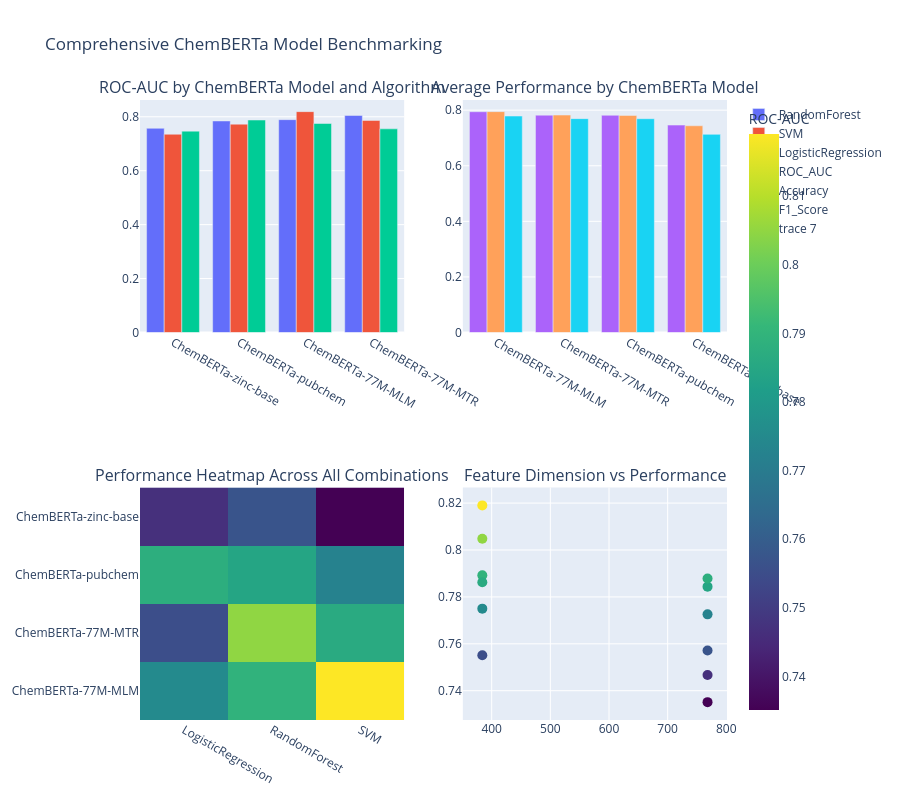

The code cell stored with this chart in its notebook:
### Code cell
# Use analyzer
fixed_analyzer = HuggingFaceFeaturizerResultsAnalyzer(all_results)
results_df = fixed_analyzer.plot_model_comparison()
fixed_analyzer.print_detailed_analysis(results_df)

### Figure 1 — Plotly figure (JSON) as saved in the notebook; plotly's stock layout.template omitted (floating-point values rounded to 4 significant figures)
{"data": [{"name": "RandomForest", "type": "bar", "x": ["ChemBERTa-zinc-base", "ChemBERTa-pubchem", "ChemBERTa-77M-MLM", "ChemBERTa-77M-MTR"], "xaxis": "x", "y": [0.7572, 0.7844, 0.7892, 0.8048], "yaxis": "y"}, {"name": "SVM", "type": "bar", "x": ["ChemBERTa-zinc-base", "ChemBERTa-pubchem", "ChemBERTa-77M-MLM", "ChemBERTa-77M-MTR"], "xaxis": "x", "y": [0.7351, 0.7726, 0.819, 0.7862], "yaxis": "y"}, {"name": "LogisticRegression", "type": "bar", "x": ["ChemBERTa-zinc-base", "ChemBERTa-pubchem", "ChemBERTa-77M-MLM", "ChemBERTa-77M-MTR"], "xaxis": "x", "y": [0.7467, 0.7879, 0.775, 0.7552], "yaxis": "y"}, {"name": "ROC_AUC", "type": "bar", "x": ["ChemBERTa-77M-MLM", "ChemBERTa-77M-MTR", "ChemBERTa-pubchem", "ChemBERTa-zinc-base"], "xaxis": "x2", "y": [0.7944, 0.7821, 0.7816, 0.7463], "yaxis": "y2"}, {"name": "Accuracy", "type": "bar", "x": ["ChemBERTa-77M-MLM", "ChemBERTa-77M-MTR", "ChemBERTa-pubchem", "ChemBERTa-zinc-base"], "xaxis": "x2", "y": [0.7948, 0.7824, 0.781, 0.7438], "yaxis": "y2"}, {"name": "F1_Score", "type": "bar", "x": ["ChemBERTa-77M-MLM", "ChemBERTa-77M-MTR", "ChemBERTa-pubchem", "ChemBERTa-zinc-base"], "xaxis": "x2", "y": [0.7788, 0.7695, 0.7692, 0.7129], "yaxis": "y2"}, {"colorbar": {"title": {"text": "ROC-AUC"}}, "colorscale": [[0, "#440154"], [0.1111, "#482878"], [0.2222, "#3e4989"], [0.3333, "#31688e"], [0.4444, "#26828e"], [0.5556, "#1f9e89"], [0.6667, "#35b779"], [0.7778, "#6ece58"], [0.8889, "#b5de2b"], [1, "#fde725"]], "hoverinfo": "z", "type": "heatmap", "x": ["LogisticRegression", "RandomForest", "SVM"], "xaxis": "x3", "y": ["ChemBERTa-77M-MLM", "ChemBERTa-77M-MTR", "ChemBERTa-pubchem", "ChemBERTa-zinc-base"], "yaxis": "y3", "z": [[0.775, 0.7892, 0.819], [0.7552, 0.8048, 0.7862], [0.7879, 0.7844, 0.7726], [0.7467, 0.7572, 0.7351]]}, {"hoverinfo": "text+x+y", "marker": {"color": [0.7572, 0.7351, 0.7467, 0.7844, 0.7726, 0.7879, 0.7892, 0.819, 0.775, 0.8048, 0.7862, 0.7552], "colorscale": [[0, "#440154"], [0.1111, "#482878"], [0.2222, "#3e4989"], [0.3333, "#31688e"], [0.4444, "#26828e"], [0.5556, "#1f9e89"], [0.6667, "#35b779"], [0.7778, "#6ece58"], [0.8889, "#b5de2b"], [1, "#fde725"]], "size": 10}, "mode": "markers", "text": ["ChemBERTa-zinc-base + RandomForest", "ChemBERTa-zinc-base + SVM", "ChemBERTa-zinc-base + LogisticRegression", "ChemBERTa-pubchem + RandomForest", "ChemBERTa-pubchem + SVM", "ChemBERTa-pubchem + LogisticRegression", "ChemBERTa-77M-MLM + RandomForest", "ChemBERTa-77M-MLM + SVM", "ChemBERTa-77M-MLM + LogisticRegression", "ChemBERTa-77M-MTR + RandomForest", "ChemBERTa-77M-MTR + SVM", "ChemBERTa-77M-MTR + LogisticRegression"], "type": "scatter", "x": [768, 768, 768, 768, 768, 768, 384, 384, 384, 384, 384, 384], "xaxis": "x4", "y": [0.7572, 0.7351, 0.7467, 0.7844, 0.7726, 0.7879, 0.7892, 0.819, 0.775, 0.8048, 0.7862, 0.7552], "yaxis": "y4"}], "layout": {"annotations": [{"font": {"size": 16}, "showarrow": false, "text": "ROC-AUC by ChemBERTa Model and Algorithm", "x": 0.225, "xanchor": "center", "xref": "paper", "y": 1, "yanchor": "bottom", "yref": "paper"}, {"font": {"size": 16}, "showarrow": false, "text": "Average Performance by ChemBERTa Model", "x": 0.775, "xanchor": "center", "xref": "paper", "y": 1, "yanchor": "bottom", "yref": "paper"}, {"font": {"size": 16}, "showarrow": false, "text": "Performance Heatmap Across All Combinations", "x": 0.225, "xanchor": "center", "xref": "paper", "y": 0.375, "yanchor": "bottom", "yref": "paper"}, {"font": {"size": 16}, "showarrow": false, "text": "Feature Dimension vs Performance", "x": 0.775, "xanchor": "center", "xref": "paper", "y": 0.375, "yanchor": "bottom", "yref": "paper"}], "height": 800, "showlegend": true, "title": {"text": "Comprehensive ChemBERTa Model Benchmarking"}, "xaxis": {"anchor": "y", "domain": [0, 0.45]}, "xaxis2": {"anchor": "y2", "domain": [0.55, 1]}, "xaxis3": {"anchor": "y3", "domain": [0, 0.45]}, "xaxis4": {"anchor": "y4", "domain": [0.55, 1]}, "yaxis": {"anchor": "x", "domain": [0.625, 1]}, "yaxis2": {"anchor": "x2", "domain": [0.625, 1]}, "yaxis3": {"anchor": "x3", "domain": [0, 0.375]}, "yaxis4": {"anchor": "x4", "domain": [0, 0.375]}}}
